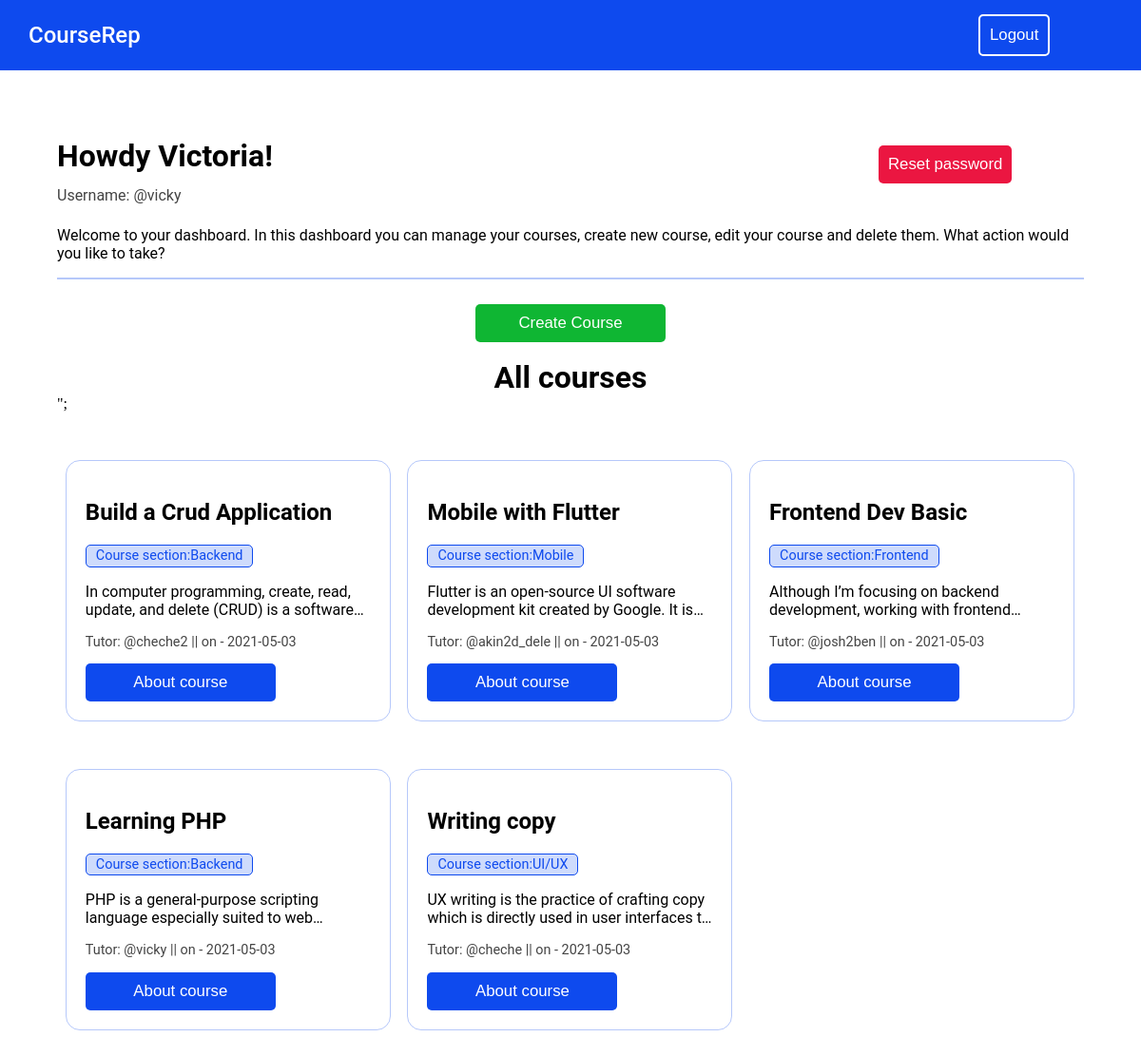
Before: /index.php (signed in) with the older database file.
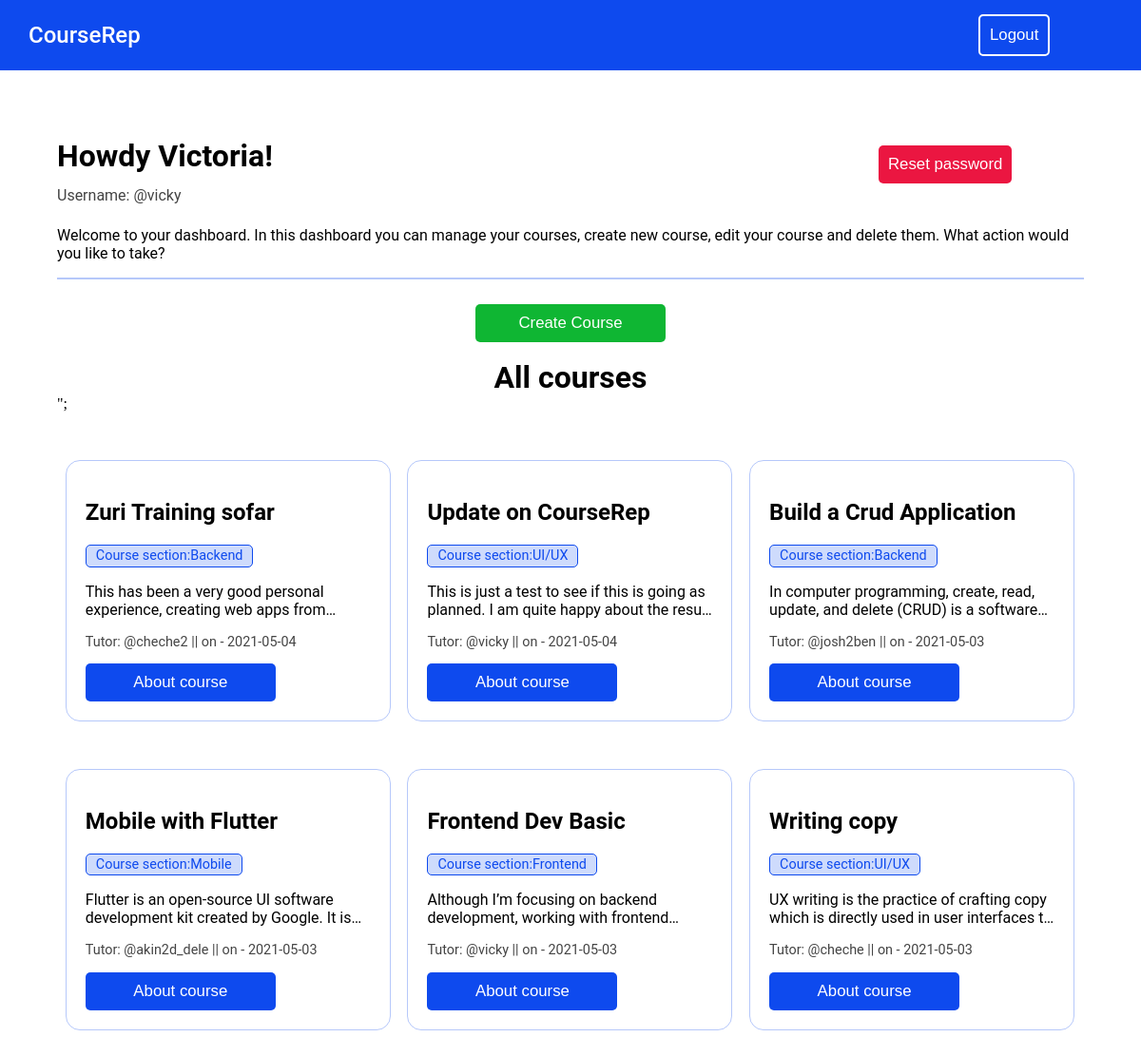
After: the same page with the newer database file.
### tables this page shows
CREATE TABLE `courses` (
  `courseid` int(255) NOT NULL,
  `timecreated` date NOT NULL DEFAULT current_timestamp(),
  `creator` varchar(255) NOT NULL,
  `coursename` varchar(255) NOT NULL,
  `coursesection` varchar(255) NOT NULL,
  `coursedesc` varchar(255) NOT NULL
);

### index.php (the view, shortened to what this page needs)
<?php include_once "includes/mysql-conn.php" ?>
<!DOCTYPE html>
<html lang="en">
<head>
    <link rel="stylesheet" href="includes/style.css" >
</head>
<body>
<div class="header">
<h2 class="title" > <a href="index.php">CourseRep </a></h2>
<form action="includes/functions.php" class="logout-btn">
    <button name="logout" class:> Logout </button>
</form>
</div>
<div class="container">
<div class="profile">
    <div class="pbody">
   <h1> Howdy <?php echo $_SESSION["name"]?>! </h1>
   <p class="subtext"> Username: <span> <?php echo "@" .$_SESSION["username"] ?> </span></p>
</div>
   <form action="reset.php" class="reset-btn" method="POST">
      <button name="reset" > Reset password </button>
</form>
</div>
   <p >
       Welcome to your dashboard. In this dashboard you can manage your courses,
       create new course, edit your course and delete them.
       What action would you like to take?
   <p>
       <hr>
 <div class="center">
<form action="create.php" class="create-btn" method="POST">
      <button name="create" > Create Course </button>
</form>
</div>
       <h1 class='center'> All courses </h1>";
<div class="row" id="courses">
    <?php
            $sql = "SELECT * FROM courses ORDER BY courseid DESC";
            if($result = mysqli_query($conn, $sql)){
                if(mysqli_num_rows($result) > 0){
                    while($row = mysqli_fetch_array($result)){
                        $coursename = $row["coursename"];
                        $creator = $row["creator"];
                        $time = $row["timecreated"];
                        $section = $row["coursesection"];
                        $desc = $row["coursedesc"];
                        $courseid= $row["courseid"];
                        echo "<div class='column'>";
                      echo "<div class='column-container'>";
                        echo "<h2 class='entrytext'> $coursename</h2>";
                        echo "<p class='subtext message' style='width:max-content; color:rgb(14, 74, 238)';> <span> Course section:$section </span>"."</br>";
                        echo "<p class='entrytext'> $desc </p>";
                        echo "<p class='timestamp'> <span> Tutor: @$creator || on - $time </span> </p>";
                       echo" <form action='read.php?view=$courseid' method='POST' class='create-btn' >
                  <button name='edit' style='background-color:rgb(14, 74, 238);'> About course </button> </form>";
                  echo "</div>";
                  echo "</div>";
                    }
                } else{
                    echo "<p class='center alert'> No course available. Create a course.</p>" ."</br";
                }
            } else {
                echo "ERROR: Could not able to execute $sql. " . mysqli_error($conn);
            }
            exit();
?>

### includes/style.css (style rules this page uses)
.column-container { margin:auto; width:300px; padding: 20px; margin-top:50px; border: 1px solid; border-color: rgba(14, 74, 238, 0.3); border-radius:15px; }
.column { float: left; width: 33.3%; }
.entrytext { overflow: hidden; text-overflow: ellipsis; display: -webkit-box; -webkit-line-clamp: 2; -webkit-box-orient: vertical; }
.row:after { content: ""; display: table; clear: both; }
.container { width:90%; margin:auto; margin-top: 50px; }
body { margin:0px; margin-bottom: 50px; }
h2,h1,h3,p,form, span { font-family: Roboto; overflow-wrap: break-word; }
.header { color:white; background-color:rgb(14, 74, 238); padding:3px 60px 3px 30px; display: flex; flex-flow:row wrap; align-items:center; }
.title { width:90%; }
.logout-btn { width:10%; }
.profile { display: flex; flex-flow:row wrap; align-items:center; }
.pbody { width:80%; }
.message { color:rgb(14, 74, 238); background-color: rgba(14, 74, 238, 0.2); border: 1px solid; border-color: rgb(14, 74, 238); border-radius:5px; padding: 10px; font-size: 90% }
button { cursor:pointer; }
a { font-weight: 500; color:rgb(14, 74, 238); text-decoration: none; }
hr { border: 1px solid; border-color: rgba(14, 74, 238, 0.3); }
.subtext { color:rgb(68, 68, 68); line-height: 0.1; }
.timestamp { color:rgb(68, 68, 68); font-size: 90%; }
.logout-btn button { font-size:105%; color:white; background-color: transparent!important; border: 2px solid; border-color: white; border-radius:5px; padding:10px; }
.reset-btn button { font-size: 105%; color:white; background-color: rgb(235, 22, 65); border-radius:5px; padding:10px; border:none; }
.create-btn button { font-size: 105%; color:white; background-color: rgb(15, 182, 51); border-radius:5px; padding:10px 5px 10px 5px; border:none; width:200px; }
.title a { color:white; }
.center { width: max-content; margin:auto; text-align: center; }

Changed rows visible on the page:
removed courses: coursename "Learning PHP", coursesection "Backend", coursedesc "PHP is a general-purpose scripting language especially suited to…", creator "vicky", timecreated "2021-05-03"
added courses: coursename "Zuri Training sofar", coursesection "Backend", coursedesc "This has been a very good personal experience, creating web apps…", creator "cheche2", timecreated "2021-05-04"
added courses: coursename "Update on CourseRep", coursesection "UI/UX", coursedesc "This is just a test to see if this is going as planned. I am quite happy about the…", creator "vicky", timecreated "2021-05-04"
changed courses "Build a Crud Application": creator "cheche2" → "josh2ben"
changed courses "Frontend Dev Basic": creator "josh2ben" → "vicky"
